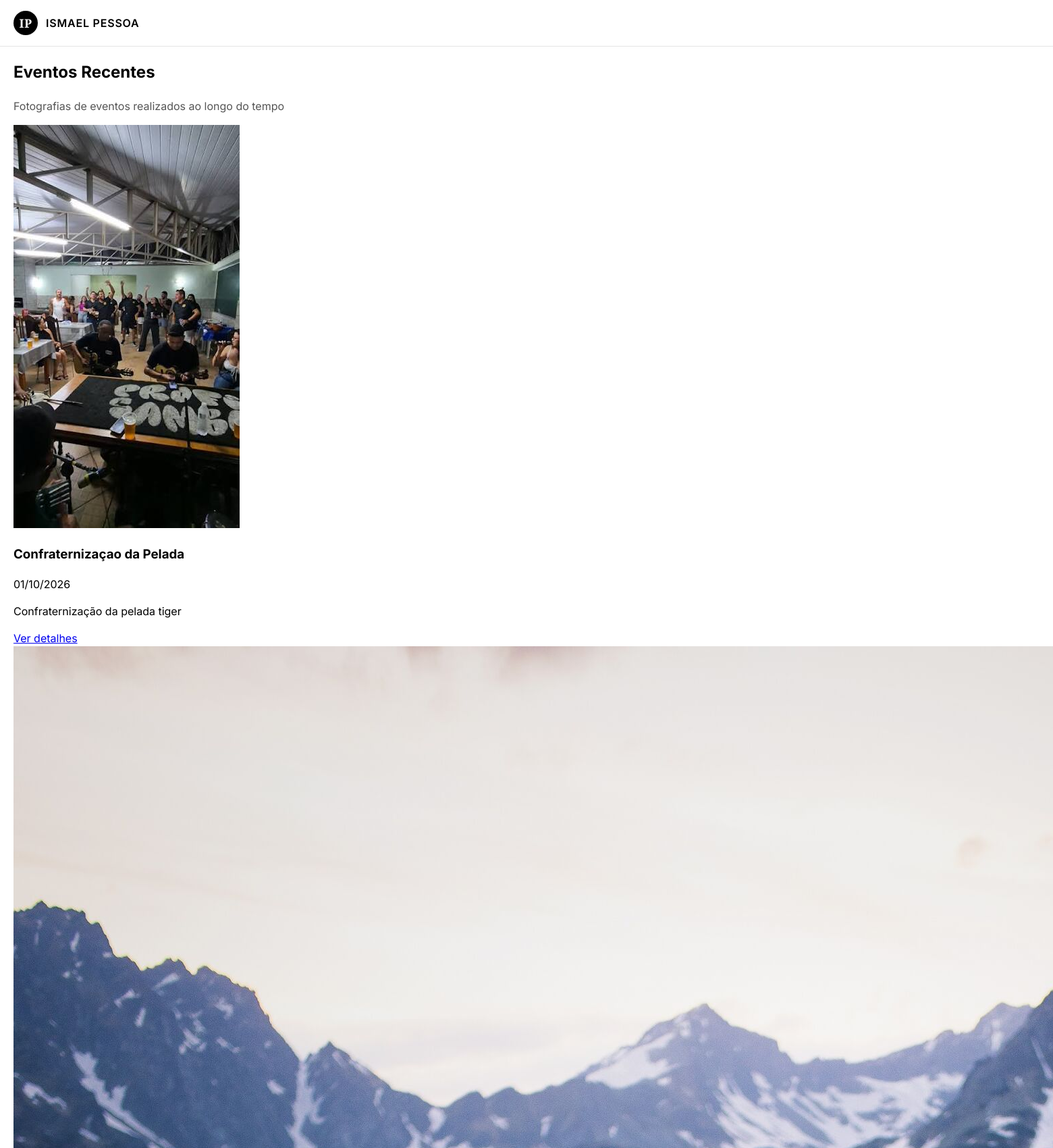
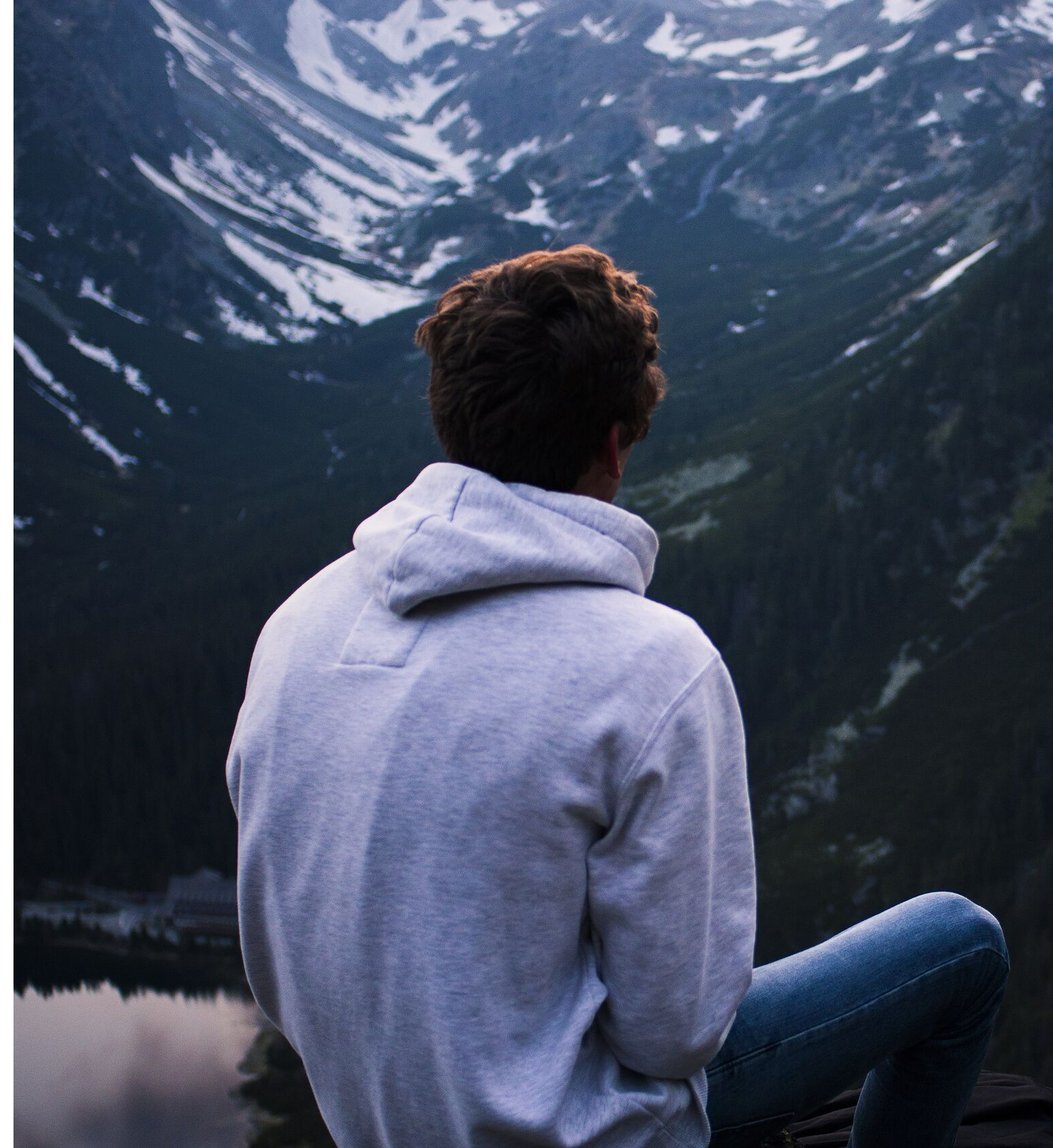
/postagens/ (upper part), run on the app's committed database (2 pictures, top to bottom).
### main/models/postagem_model.py (models this page shows, shortened)
class Postagem(models.Model):
    titulo = models.CharField(max_length=200, verbose_name="Título")
    descricao = models.TextField(verbose_name="Descrição")
    foto = models.ImageField(
        upload_to="postagens/",
        verbose_name="Foto do evento",
        blank=True,
        null=True,
    )
    data_evento = models.DateField(verbose_name="Data do evento", blank=True, null=True)
    categoria = models.CharField(max_length=100, verbose_name="Categoria", blank=True, null=True)
    slug = models.SlugField(max_length=250, unique=True, verbose_name="URL amigável")
    criado_em = models.DateTimeField(auto_now_add=True, verbose_name="Criado em")
    atualizado_em = models.DateTimeField(auto_now=True, verbose_name="Atualizado em")
    class Meta:
        verbose_name = "Postagem"
        verbose_name_plural = "Postagens"
        ordering = ["-criado_em"]

### main/views/postagem_view.py (the view)
# urls.py: path("postagens/", postagem_lista, name="postagem_lista"),
def postagem_lista(request):
    postagens = listar_postagens()
    return render(request, "main/postagens.html", {"postagens": postagens})

### main/services/postagem_service.py (called while the page is built)
def listar_postagens():
    return Postagem.objects.all()

### main/templates/main/postagens.html (shortened to what this page needs)
{% extends "main/base.html" %}
{% load static %}
{% block content %}
<section class="secao titulo-secao">
    <div class="container">
        <h2>Eventos Recentes</h2>
        <p style="color:#555;">Fotografias de eventos realizados ao longo do tempo</p>
    </div>
</section>
<section class="secao">
    <div class="container">
        <div class="posts-grid">
            {% for postagem in postagens %}
            <div class="post-card">
                {% if postagem.foto %}
                <img src="{{ postagem.foto.url }}" alt="{{ postagem.titulo }}">
                {% else %}
                <img src="{% static 'img/foto3.jpg' %}" alt="Fotógrafo em uma paisagem de montanha">
                {% endif %}
                <div class="conteudo">
                    <h3>{{ postagem.titulo }}</h3>
                    <div class="data">
                        {{ postagem.data_evento|date:"d/m/Y"|default:"—" }}
                    </div>
                    <p>{{ postagem.descricao|truncatewords:25 }}</p>
                    <a href="{% url 'postagem_detalhe' postagem.slug %}" class="botao botao-secundario">Ver detalhes</a>
                </div>
            </div>
            {% empty %}
            <p style="color:#555;">Nenhum evento publicado no momento.</p>
            {% endfor %}
        </div>
    </div>
</section>
{% endblock %}

### static/css/style.css (style rules this page uses)
:root { --color-bg: #ffffff; --color-bg-alt: #f5f5f5; --color-text: #000000; --color-text-muted: #666666; --color-border: #e5e5e5; --font-serif: "Playfair Display", Georgia, serif; --font-sans: "Inter", -apple-system, BlinkMacSystemFont, "Segoe UI", Roboto, sans-serif; }
* { box-sizing: border-box; }
html { scroll-behavior: smooth; }
body { margin: 0; font-family: var(--font-sans); color: var(--color-text); background: var(--color-bg); line-height: 1.5; -webkit-font-smoothing: antialiased; }
.container { width: 100%; padding: 0 20px; margin: 0 auto; }

### data on the page
Postagem: foto (picture), titulo "Confraternizaçao da Pelada", data_evento "01/10/2026", descricao "Confraternização da pelada tiger"
